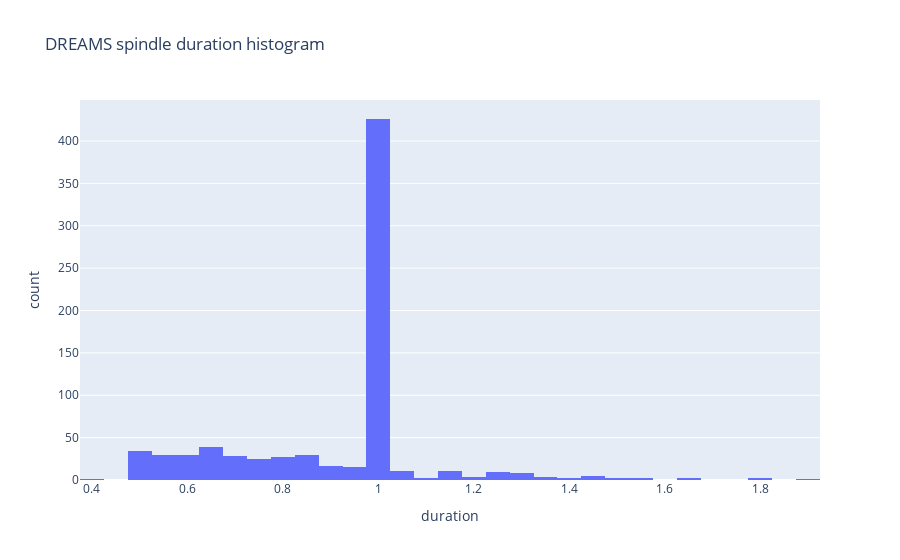

Here is the notebook cell this chart was saved with:
### Code cell
px.histogram(spindles,x='duration',title="DREAMS spindle duration histogram")

### Figure 1 — Plotly figure (JSON) as saved in the notebook; plotly's stock layout.template omitted (floating-point values rounded to 4 significant figures; data arrays with more than 128 entries replaced by an {"elided": "..."} marker saying what was removed)
{"data": [{"alignmentgroup": "True", "bingroup": "x", "hovertemplate": "duration=%{x}<br>count=%{y}<extra></extra>", "legendgroup": "", "marker": {"color": "#636efa", "pattern": {"shape": ""}}, "name": "", "offsetgroup": "", "orientation": "v", "showlegend": false, "type": "histogram", "x": {"elided": "764 float values"}, "xaxis": "x", "yaxis": "y"}], "layout": {"barmode": "relative", "legend": {"tracegroupgap": 0}, "title": {"text": "DREAMS spindle duration histogram"}, "xaxis": {"anchor": "y", "domain": [0, 1], "title": {"text": "duration"}}, "yaxis": {"anchor": "x", "domain": [0, 1], "title": {"text": "count"}}}}
